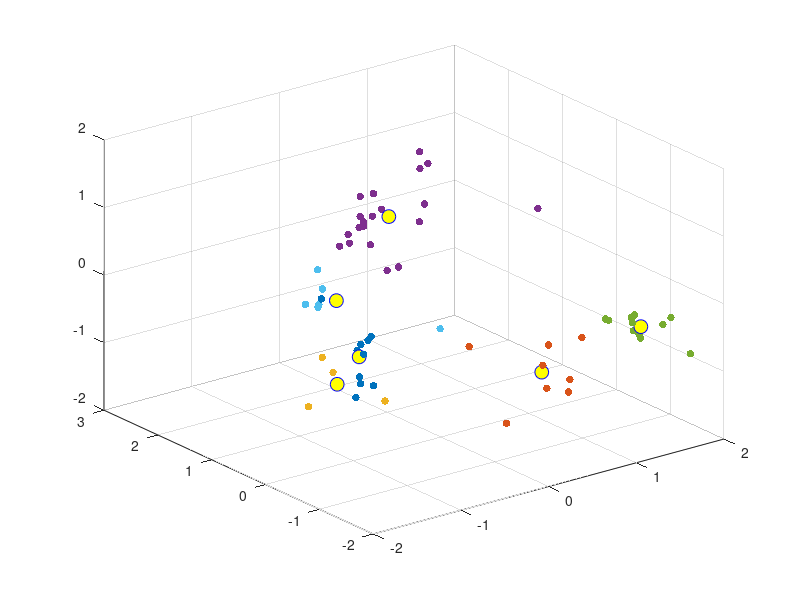

The MATLAB source for this figure: (Note: this script raises an error after producing the figure.)
clear all
close all
load("F0_PVT.mat")

%Normalize incoming PVT data
normalizedPVT = normalize(PVT);



%Visualise the output.

%Call the K-Means Clustering algorithm on the data using distance z
%Change the distance metric, repeat the clustering and comment on the change in the
%outcome.
z = "sqeuclidean";
[ids, CentralLocations] = kmeans(normalizedPVT(:, :), 6, "Distance", z);
figure;

%Plotting of Data Points
colors = ['r', 'g', 'b', 'm', 'k', 'c'];

% 
for i = 1:6
  color = colors(i);
  scatter3(normalizedPVT(ids==i,1),normalizedPVT(ids==i,2),normalizedPVT(ids==i,3),30,'filled',color); 
  grid on; hold on; 
  
end


%Plotting of Clusters
plot3(CentralLocations(:,1),CentralLocations(:,2),CentralLocations(:,3),'o','Color','b','MarkerSize',10,'MarkerFaceColor','y'); hold on;
legend('Cluster 1','Cluster 2','Cluster 3','Cluster 4','Cluster 5','Cluster 6','Centroids',...
       'Location','NW')
title (sprintf('Cluster Assignments and Centroids - %s', z))
xlabel('Pressure'); ylabel('Vibration'); zlabel('Temperature');
set(gca,'Fontsize',18)
hold off


z = "correlation";
[ids, CentralLocations] = kmeans(normalizedPVT(:, :), 6, "Distance", z);

figure;

%Plotting of Data Points
colors = ['r', 'g', 'b', 'm', 'k', 'c'];

% 
for i = 1:6
  color = colors(i);
  scatter3(normalizedPVT(ids==i,1),normalizedPVT(ids==i,2),normalizedPVT(ids==i,3),30,'filled',color); 
  grid on; hold on; 
  
end


%Plotting of Clusters
plot3(CentralLocations(:,1),CentralLocations(:,2),CentralLocations(:,3),'o','Color','b','MarkerSize',10,'MarkerFaceColor','y'); hold on;
legend('Cluster 1','Cluster 2','Cluster 3','Cluster 4','Cluster 5','Cluster 6','Centroids',...
       'Location','NW')
title (sprintf('Cluster Assignments and Centroids - %s', z))
xlabel('Pressure'); ylabel('Vibration'); zlabel('Temperature');
set(gca,'Fontsize',18)
hold off


load("PCAF0Electrodes.mat")
% Now apply bagging (bootstrap aggregation for an ensemble of decision trees) to the electrode
% data that was processed with PCA in section B.2.b. Use a 60 / 40 split for Training / Test data
DataSetSize = size(projectionPrincipalComponents);

%Concatenate Data array with a label column
fullDataset = [projectionPrincipalComponents zeros(DataSetSize(1), 1)];
%Create Labels for Every class
for i = 1:DataSetSize
    fullDataset(i, 4) = floor((i-1)/10) + 1;
end

% Split data into test and training split 40:60
[m,n] = size(fullDataset) ;
P = 0.6 ;
idx = randperm(m)  ;
Training = fullDataset(idx(1:round(P*m)),:) ; 
Testing = fullDataset(idx(round(P*m)+1:end),:) ;


% First tree bagging algorithm for OOB error calculation
treebag = TreeBagger(300,Training(:,1:3),Training(:,4),'SampleWithReplacement', 'on', 'OOBPrediction', 'on');


%Plot the OOB error per tree
figure;
err = oobError(treebag);
plot(err);
xlabel("Tree Number")
ylabel("Out of Bag Error")

%Specify the number of bags / trees you used. Why did you choose this number?

% Created Ensemble of 60 trees after looking at OOB calculation
n = 60;

betterBagging = TreeBagger(n,Training(:,1:3),Training(:,4),'SampleWithReplacement', 'on', 'OOBPrediction', 'on');


%Visualise two of your generated decision trees.
%Visualise 2 random trees from tree bagger
view(betterBagging.Trees{1}, 'Mode','graph')
view(betterBagging.Trees{10}, 'Mode','graph')

%Run the trained model with the test data. Display a confusion matrix (where the
%object type is the class) and comment on the overall accuracy.
%Predict across all test samples
YFIT = predict(betterBagging, Testing(:, 1:3));


% Converts Cell array to normal array for confusion matrix production
YFIT = cell2mat(YFIT);
YFIT_d = zeros(24,1);
for i = 1:24
   YFIT_d(i,1) = str2double(YFIT(i));
end
%Produces the confusion matrix

C = confusionmat(Testing(:, 4), YFIT_d);

figure;
confusionchart(C)
title("Confusion Matrix Chart")



